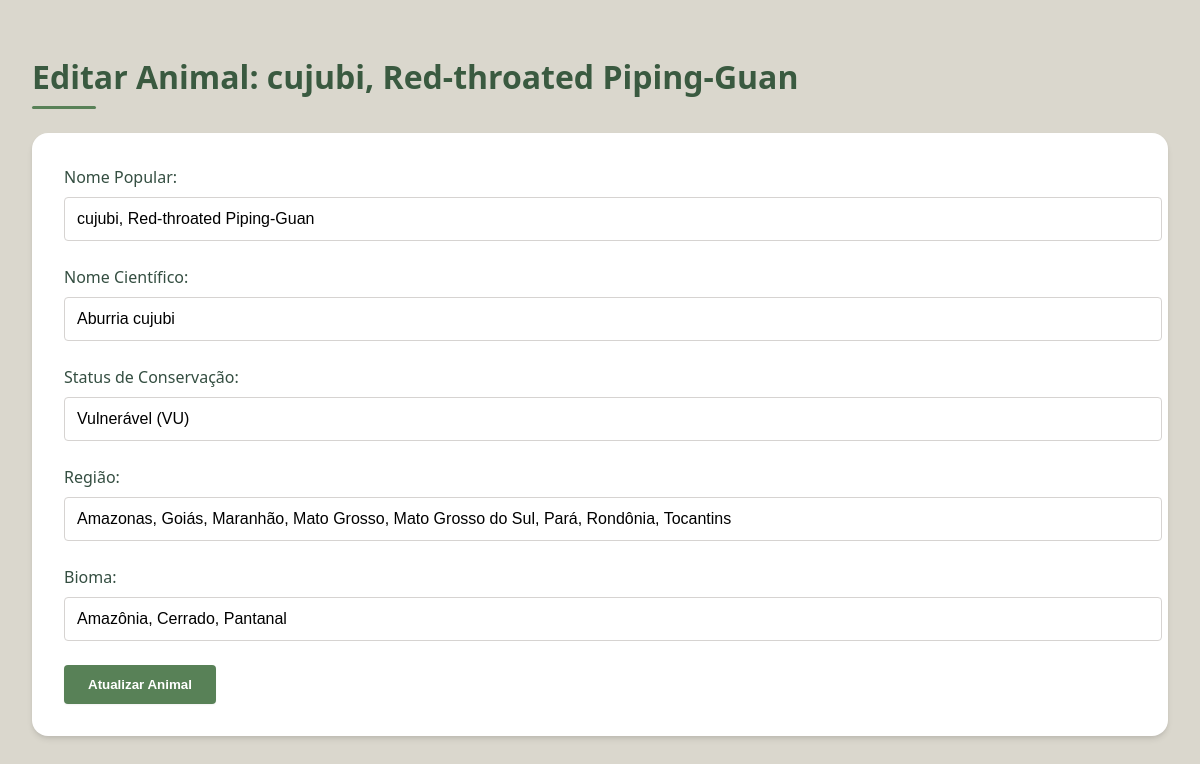
Screenshot of /edit/1 with the database file from the repository.
### models.py (models this page shows, shortened)
class Task(db.Model):
    id = db.Column(db.Integer, primary_key=True)
    nome = db.Column(db.String(100), unique=False, nullable=False)
    nome_cientifico = db.Column(db.String(100), unique=True, nullable=False)
    status = db.Column(db.String(100), unique=False, nullable=False)
    regiao = db.Column(db.String(100), unique=False, nullable=False)
    bioma = db.Column(db.String(100), unique=False, nullable=False)

### app.py (the view)
@app.route("/edit/<int:task_id>")
def edit_task_page(task_id):
    task = Task.query.get_or_404(task_id)
    return render_template("edit.html", task=task)

### templates/edit.html (shortened to what this page needs)
<!DOCTYPE html>
<html lang="pt-BR">
<head>
    <link rel="stylesheet" href="{{ url_for('static', filename='css/style.css') }}">
</head>
<body>
    <h1>Editar Animal: {{ task.nome }}</h1>
    <form class="create-form" action="{{ url_for('update_task', task_id=task.id) }}" method="POST">
        <label for="nome">Nome Popular:</label>
        <input type="text" id="nome" name="nome" value="{{ task.nome }}" required>
        <label for="nome_cientifico">Nome Científico:</label>
        <input type="text" id="nome_cientifico" name="nome_cientifico" value="{{ task.nome_cientifico }}" required>
        <label for="status">Status de Conservação:</label>
        <input type="text" id="status" name="status" value="{{ task.status }}" required>
        <label for="regiao">Região:</label>
        <input type="text" id="regiao" name="regiao" value="{{ task.regiao }}" required>
        <label for="bioma">Bioma:</label>
        <input type="text" id="bioma" name="bioma" value="{{ task.bioma }}" required>
        <button type="submit">Atualizar Animal</button>
    </form>
</body>
</html>

### static/css/style.css (style rules this page uses)
:root { --primary-green: #3a5a40; --secondary-green: #588157; --light-green: #a3b18a; --beige: #dad7cd; --dark-brown: #344e41; --vulnerable: #f59e0b; --endangered: #f97316; --critical: #dc2626; --white: #ffffff; --light-gray: #f5f5f4; --medium-gray: #d6d3d1; --dark-gray: #57534e; --shadow-sm: 0 1px 2px 0 rgba(0, 0, 0, 0.05); --shadow-md: 0 4px 6px -1px rgba(0, 0, 0, 0.1), 0 2px 4px -1px rgba(0, 0, 0, 0.06); --shadow-lg: 0 10px 15px -3px rgba(0, 0, 0, 0.1), 0 4px 6px -2px rgba(0, 0, 0, 0.05); --radius-sm: 0.25rem; --radius-md: 0.5rem; --radius-lg: 1rem; }
body { font-family: 'Segoe UI', system-ui, -apple-system, sans-serif; line-height: 1.5; color: var(--dark-brown); background-color: var(--beige); padding: 2rem; max-width: 1600px; margin: 0 auto; }
h1 { font-size: 2rem; font-weight: 700; color: var(--primary-green); margin-bottom: 1.5rem; position: relative; padding-bottom: 0.5rem; }
h1::after { content: ''; position: absolute; bottom: 0; left: 0; width: 4rem; height: 3px; background-color: var(--secondary-green); border-radius: 3px; }
.create-form { background-color: var(--white); padding: 2rem; border-radius: var(--radius-lg); box-shadow: var(--shadow-md); margin-bottom: 0; }
.create-form label { display: block; font-weight: 500; color: var(--dark-brown); margin-bottom: 0.5rem; }
.create-form input, .create-form select, .create-form textarea { width: 100%; padding: 0.75rem; border: 1px solid var(--medium-gray); border-radius: var(--radius-sm); margin-bottom: 1.5rem; font-size: 1rem; transition: all 0.2s ease; }
.create-form button { background-color: var(--secondary-green); color: white; border: none; padding: 0.75rem 1.5rem; border-radius: var(--radius-sm); font-weight: 600; cursor: pointer; transition: all 0.2s ease; box-shadow: var(--shadow-sm); }

### rows the page displays
Task: nome "cujubi, Red-throated Piping-Guan", nome_cientifico "Aburria cujubi", status "Vulnerável (VU)", regiao "Amazonas, Goiás, Maranhão, Mato Grosso, Mato Grosso do Sul, Pará, Rondônia, Tocantins", bioma "Amazônia, Cerrado, Pantanal"
